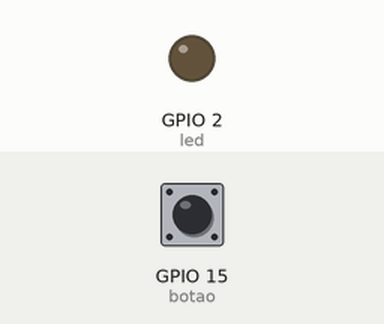
Recording of a program running on a simulated ESP32 board running MicroPython. On the bench: output pins drawn as LEDs (lit = HIGH). Inputs (shaded band) come from the test bench; at power-on: GPIO 15 (botao) LOW.

Above: at 1.2 s.
1.3 s: GPIO 15 (botao) pulled HIGH for 0.15 s
At 1.37 s:
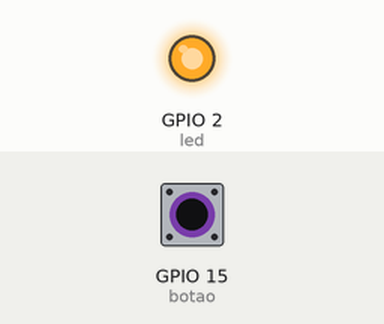
2.9 s: GPIO 15 (botao) pulled HIGH for 3.2 s
At 6.6 s:
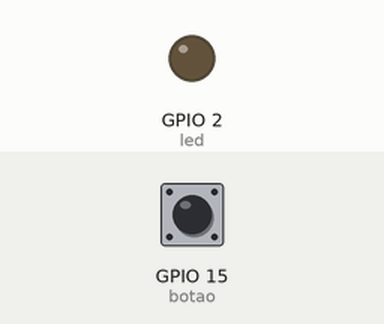
Timing chart, 0 to 8.1 s (numbered marks = the images above; inputs shaded):
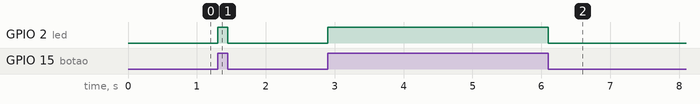

The program:

exemplo2_button.py
```python
# Exemplo 2: Ler botão no ESP32
# Este código lê o estado de um botão conectado ao pino 15.
# Se o botão for pressionado, acende o LED interno no pino 2.

import machine

led = machine.Pin(2, machine.Pin.OUT)
botao = machine.Pin(15, machine.Pin.IN, machine.Pin.PULL_DOWN)

while True:
    if botao.value() == 1:
        led.value(1)  # Liga LED
    else:
        led.value(0)  # Desliga LED
```

Measured:
- after the input at 1.3 s, GPIO 2 (led): LOW → HIGH at once, → LOW 0.15 s later
- after the input at 2.9 s, GPIO 2 (led): LOW → HIGH at once, → LOW 3.2 s later
